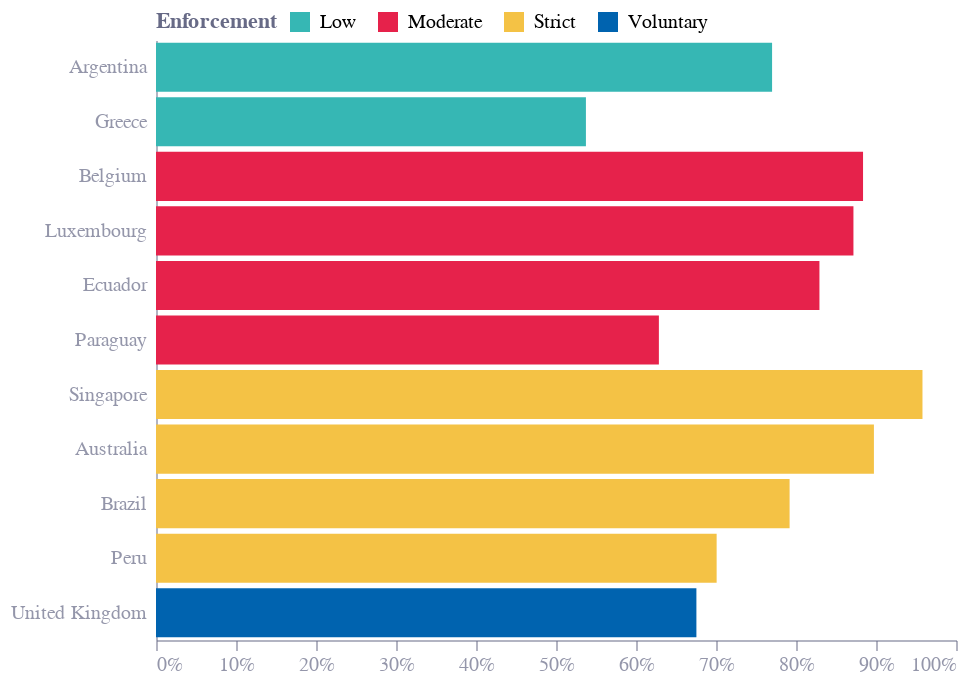

The notebook cell saved with this chart:
### Code cell
df = full_df.copy()
df.Country.value_counts()
df = df[df.Country.isin(([
    "Argentina",
    "Greece",
    "Belgium",
    "Ecuador",
    "Luxembourg",
    "Paraguay",
    "Australia",
    "Brazil",
    "Peru",
    "Singapore",
    "United Kingdom"
]))]

df['Turnout'] = df['Turnout'] / 100
df = df.sort_values(by=["Enforcement",  "Country", "Year"])
df = df.drop_duplicates(subset=["Country"], keep="last")
df = df.sort_values(by=['Enforcement', 'Turnout'], ascending=[True, False])
df = df.reset_index(drop=True).reset_index()

chart = alt.Chart(df).mark_bar().encode(
    y=alt.Y("Country:N", title="", sort=alt.SortField("index")),
    x=alt.X("Turnout:Q", title="", axis=alt.Axis(format="%")),
    color=alt.Color("Enforcement:N", legend=alt.Legend(
        title="Enforcement",
        orient="none",
        direction="horizontal",
        titleOrient="left",
        titleColor="#676A86",
        legendY=-15,
        
        )),
)

chart.save("json/fig6.json")
chart.save("png/fig6.png", scale_factor=2.0)
chart

### Figure 1 — Vega-Lite specification as saved in the notebook (floating-point values rounded to 4 significant figures)
{"config": {"font": "Circular Std", "mark": {"line": {"interpolate": "monotone"}}, "view": {"stroke": "transparent", "width": 400, "height": 300}, "range": {"category": ["#36B7B4", "#E6224B", "#F4C245", "#0063AF", "#00A767", "#179FDB", "#EB5C2E"], "diverging": ["#E6224B", "#E54753", "#C9C9C9", "#179FDB", "#122B39"], "heatmap": ["#C9C9C9", "#179FDB", "#0063AF", "#122B39"], "ordinal": ["#00A767", "#36B7B4", "#179FDB", "#0063AF", "#243B5A"]}, "axisX": {"domainColor": "#676A86", "domainOpacity": 0.5, "grid": false, "labelAngle": 0, "labelColor": "#676A86", "labelOpacity": 0.7, "orient": "bottom", "tickColor": "#676A86", "tickCount": 10, "tickOpacity": 0.5, "title": false, "titleAlign": "center", "titleAnchor": "middle", "titleColor": "#676A86", "titleFontSize": 12, "titleOpacity": 0.8, "titleY": -15}, "axisY": {"domainColor": "#676A86", "domainOpacity": 0.5, "gridColor": "#676A86", "gridDash": [1, 5], "gridOpacity": 0.5, "labelColor": "#676A86", "labelOpacity": 0.7, "labelPadding": 5, "tickColor": "#676A86", "tickCount": 8, "tickOpacity": 0.5, "ticks": false, "titleAlign": "left", "titleAngle": 0, "titleBaseline": "bottom", "titleColor": "#676A86", "titleFontSize": 12, "titleOpacity": 0.8, "titleX": 0, "titleY": -7}}, "data": {"name": "data-a04c0cdfa9d3af97f57e15e0ef3a7ac1"}, "mark": {"type": "bar"}, "encoding": {"color": {"field": "Enforcement", "legend": {"direction": "horizontal", "legendY": -15, "orient": "none", "title": "Enforcement", "titleColor": "#676A86", "titleOrient": "left"}, "type": "nominal"}, "x": {"axis": {"format": "%"}, "field": "Turnout", "title": "", "type": "quantitative"}, "y": {"field": "Country", "sort": {"field": "index"}, "title": "", "type": "nominal"}}, "$schema": "https://vega.github.io/schema/vega-lite/v5.8.0.json", "datasets": {"data-a04c0cdfa9d3af97f57e15e0ef3a7ac1": [{"index": 0, "Country": "Argentina", "Year": "2023‑10‑22", "Turnout": 0.7701, "Enforcement": "Low", "Year2": 2023}, {"index": 1, "Country": "Greece", "Year": "2023‑06‑25", "Turnout": 0.5374, "Enforcement": "Low", "Year2": 2023}, {"index": 2, "Country": "Belgium", "Year": "2019‑01‑01", "Turnout": 0.8838, "Enforcement": "Moderate", "Year2": 2019}, {"index": 3, "Country": "Luxembourg", "Year": "2023‑10‑08", "Turnout": 0.8718, "Enforcement": "Moderate", "Year2": 2023}, {"index": 4, "Country": "Ecuador", "Year": "2023‑08‑20", "Turnout": 0.8293, "Enforcement": "Moderate", "Year2": 2023}, {"index": 5, "Country": "Paraguay", "Year": "2023‑01‑01", "Turnout": 0.6286, "Enforcement": "Moderate", "Year2": 2023}, {"index": 6, "Country": "Singapore", "Year": "2020‑01‑01", "Turnout": 0.9581, "Enforcement": "Strict", "Year2": 2020}, {"index": 7, "Country": "Australia", "Year": "2022‑01‑01", "Turnout": 0.8974, "Enforcement": "Strict", "Year2": 2022}, {"index": 8, "Country": "Brazil", "Year": "2022‑01‑01", "Turnout": 0.792, "Enforcement": "Strict", "Year2": 2022}, {"index": 9, "Country": "Peru", "Year": "2021‑01‑01", "Turnout": 0.7008, "Enforcement": "Strict", "Year2": 2021}, {"index": 10, "Country": "United Kingdom", "Year": "2019‑01‑01", "Turnout": 0.6755, "Enforcement": "Voluntary", "Year2": 2019}]}}
